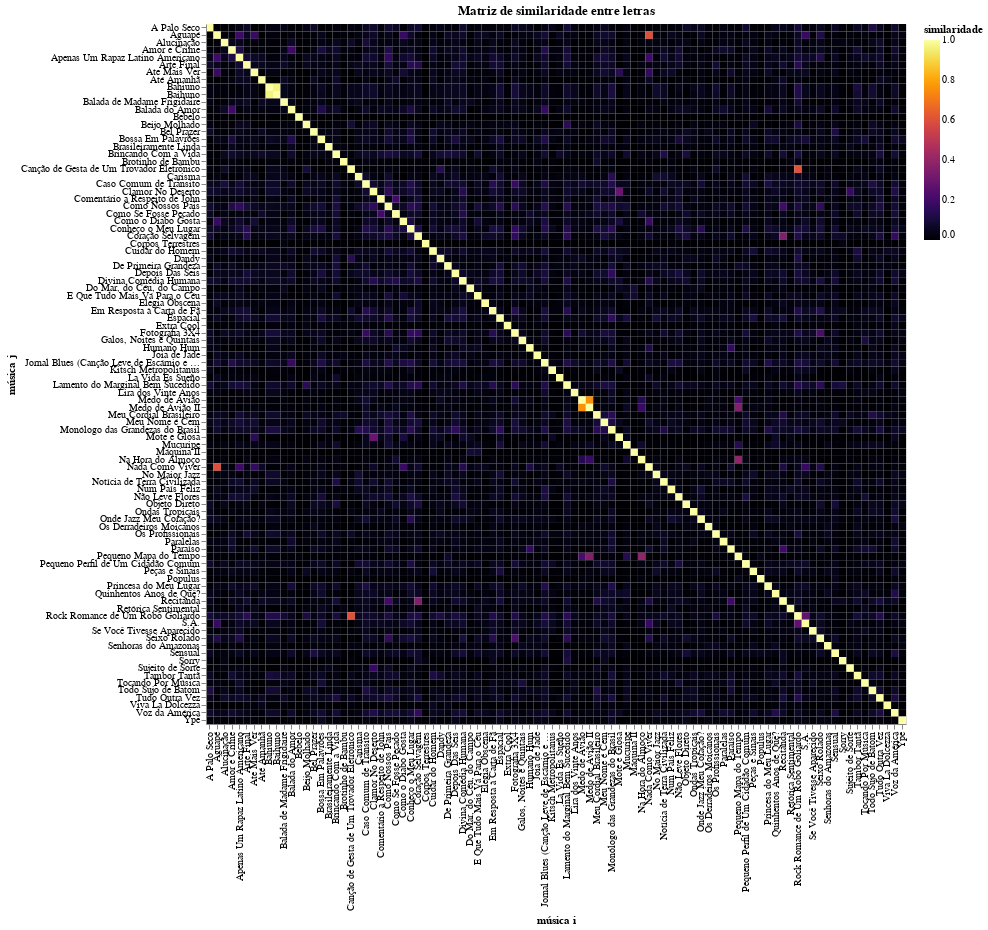

This figure's notebook cell:
### Code cell
alt.data_transformers.disable_max_rows()
matrix_sim = alt.Chart(source).mark_rect().encode(
    x='música i:O',
    y='música j:O',
    color=alt.Color('similaridade:Q', scale=alt.Scale(scheme="inferno")),
    tooltip=[
        alt.Tooltip('música i:O', title='Letra i'),
        alt.Tooltip('música j:O', title='Letra j'),
        alt.Tooltip('similaridade:Q', title='Similaridade'),
    ]
).properties(    
    width = 700,
    height= 700,    
    title = 'Matriz de similaridade entre letras'
)

file = 'similaridade_musicas.html'
filepath = os.path.join(viz_path, file)
matrix_sim.save(filepath)
matrix_sim

### Figure 1 — Vega-Lite specification as saved in the notebook (floating-point values rounded to 4 significant figures; data arrays with more than 128 entries replaced by an {"elided": "..."} marker saying what was removed)
{"config": {"view": {"continuousWidth": 400, "continuousHeight": 300}}, "data": {"name": "data-7576eb21918fc0cdb83af4a42363796a"}, "mark": "rect", "encoding": {"color": {"field": "similaridade", "scale": {"scheme": "inferno"}, "type": "quantitative"}, "tooltip": [{"field": "música i", "title": "Letra i", "type": "ordinal"}, {"field": "música j", "title": "Letra j", "type": "ordinal"}, {"field": "similaridade", "title": "Similaridade", "type": "quantitative"}], "x": {"field": "música i", "type": "ordinal"}, "y": {"field": "música j", "type": "ordinal"}}, "height": 700, "title": "Matriz de similaridade entre letras", "width": 700, "$schema": "https://vega.github.io/schema/vega-lite/v4.17.0.json", "datasets": {"data-7576eb21918fc0cdb83af4a42363796a": {"elided": "8836 records"}}}
